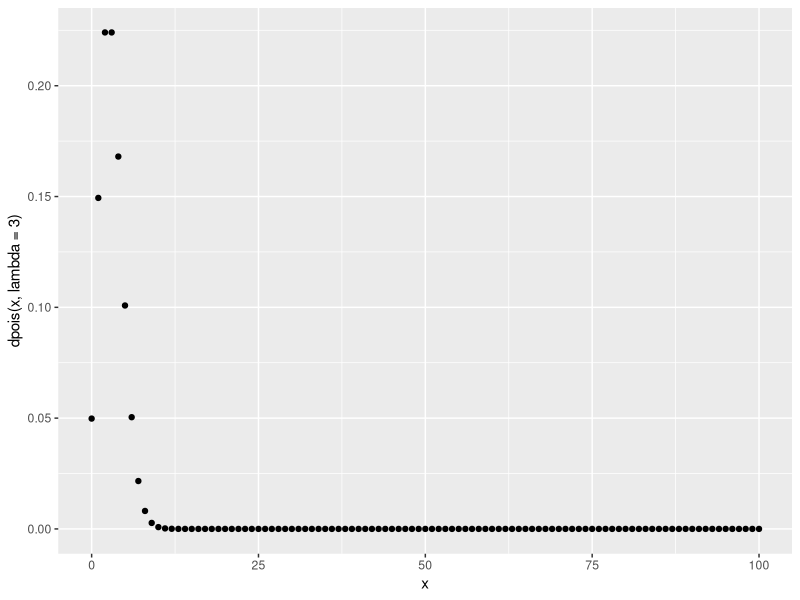
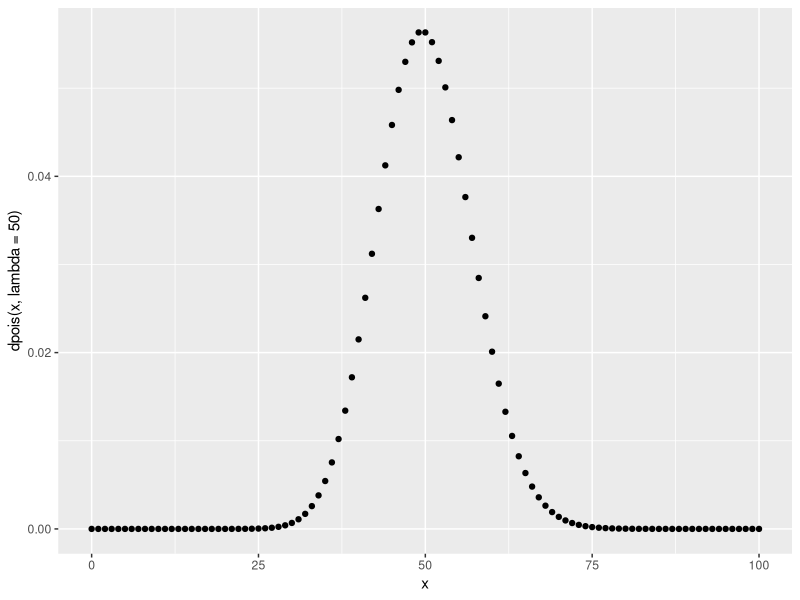
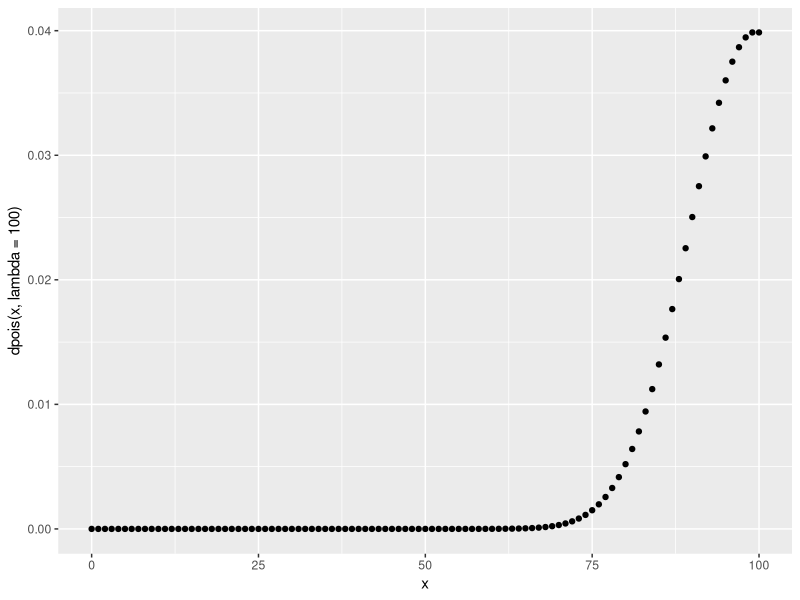

The R source for these figures, in order:
# ---- 0. Setup and load libraries, if any ----

library(ggplot2)  # load the graphing library


# ---- 1. Sampling from the Poisson distribution ----

samples1 <- rpois(n=100, lambda=3)  # Sample with given parameters

# Plot the same distribution
ggplot(data.frame(x=c(0:100)), aes(x)) +
  geom_point(aes(y=dpois(x, lambda=3)))  # dpois gives the density of the values in x

ggplot(data.frame(x=c(0:100)), aes(x)) +
  geom_point(aes(y=dpois(x, lambda=50)))

ggplot(data.frame(x=c(0:100)), aes(x)) +
  geom_point(aes(y=dpois(x, lambda=100)))
